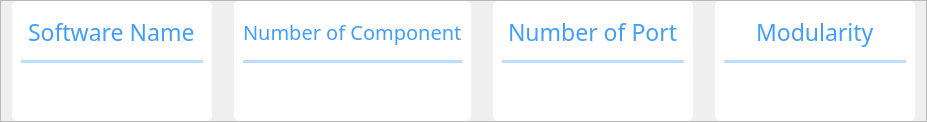
                     <widget class="QFrame" name="frame_30">
                      <property name="sizePolicy">
                       <sizepolicy hsizetype="Preferred" vsizetype="Expanding">
                        <horstretch>0</horstretch>
                        <verstretch>1</verstretch>
                       </sizepolicy>
                      </property>
                      <property name="styleSheet">
                       <string notr="true"/>
                      </property>
                      <property name="frameShape">
                       <enum>QFrame::StyledPanel</enum>
                      </property>
                      <property name="frameShadow">
                       <enum>QFrame::Raised</enum>
                      </property>
                      <layout class="QHBoxLayout" name="horizontalLayout_21">
                       <property name="spacing">
                        <number>22</number>
                       </property>
                       <property name="topMargin">
                        <number>0</number>
                       </property>
                       <property name="bottomMargin">
                        <number>0</number>
                       </property>
                       <item>
                        <widget class="QFrame" name="frame_31">
                         <property name="minimumSize">
                          <size>
                           <width>200</width>
                           <height>120</height>
                          </size>
                         </property>
                         <property name="styleSheet">
                          <string notr="true">QFrame{
	color:white;
	
	background-color: rgb(255, 255, 255);
	border-radius:5px;
}
QPushButton{
	background-color: rgb(0, 0, 0);
	border:none;
	border-radius:7px;
	color: rgb(64, 158, 255);
}</string>
                         </property>
                         <property name="frameShape">
                          <enum>QFrame::StyledPanel</enum>
                         </property>
                         <property name="frameShadow">
                          <enum>QFrame::Raised</enum>
                         </property>
                         <layout class="QVBoxLayout" name="verticalLayout_10">
                          <item alignment="Qt::AlignHCenter">
                           <widget class="QLabel" name="label_10">
                            <property name="font">
                             <font>
                              <family>微软雅黑</family>
                              <pointsize>17</pointsize>
                             </font>
                            </property>
                            <property name="styleSheet">
                             <string notr="true">background-color: rgba(0, 0, 0, 0);
text-align:center;
color: rgb(64, 158, 255);</string>
                            </property>
                            <property name="text">
                             <string>Software Name</string>
                            </property>
                           </widget>
                          </item>
                          <item>
                           <widget class="Line" name="line_2">
                            <property name="styleSheet">
                             <string notr="true">background-color: rgba(64, 158, 255, 89);</string>
                            </property>
                            <property name="orientation">
                             <enum>Qt::Horizontal</enum>
                            </property>
                           </widget>
                          </item>
                          <item alignment="Qt::AlignHCenter">
                           <widget class="QLabel" name="label_soft">
                            <property name="font">
                             <font>
                              <family>微软雅黑</family>
                              <pointsize>17</pointsize>
                             </font>
                            </property>
                            <property name="styleSheet">
                             <string notr="true">background-color: rgba(0, 0, 0, 0);
color: rgb(64, 158, 255);</string>
                            </property>
                            <property name="text">
                             <string/>
                            </property>
                           </widget>
                          </item>
                         </layout>
                        </widget>
                       </item>
                       <item>
                        <widget class="QFrame" name="frame_32">
                         <property name="minimumSize">
                          <size>
                           <width>200</width>
                           <height>120</height>
                          </size>
                         </property>
                         <property name="styleSheet">
                          <string notr="true">QFrame{
	color:white;
	
	background-color: rgb(255, 255, 255);
	border-radius:5px;
}
QPushButton{
	background-color: rgb(0, 0, 0);
	border:none;
	border-radius:7px;
	color: rgb(64, 158, 255);
}</string>
                         </property>
                         <property name="frameShape">
                          <enum>QFrame::StyledPanel</enum>
                         </property>
                         <property name="frameShadow">
                          <enum>QFrame::Raised</enum>
                         </property>
                         <layout class="QVBoxLayout" name="verticalLayout_11">
                          <item alignment="Qt::AlignHCenter">
                           <widget class="QLabel" name="label_12">
                            <property name="font">
                             <font>
                              <family>黑体</family>
                              <pointsize>15</pointsize>
                             </font>
                            </property>
                            <property name="styleSheet">
                             <string notr="true">background-color: rgba(0, 0, 0, 0);
text-align:center;
color: rgb(64, 158, 255);</string>
                            </property>
                            <property name="text">
                             <string>Number of Component</string>
                            </property>
                           </widget>
                          </item>
                          <item>
                           <widget class="Line" name="line_3">
                            <property name="styleSheet">
                             <string notr="true">background-color: rgba(64, 158, 255, 89);</string>
                            </property>
                            <property name="orientation">
                             <enum>Qt::Horizontal</enum>
                            </property>
                           </widget>
                          </item>
                          <item alignment="Qt::AlignHCenter">
                           <widget class="QLabel" name="label_swc">
                            <property name="font">
                             <font>
                              <family>微软雅黑</family>
                              <pointsize>17</pointsize>
                             </font>
                            </property>
                            <property name="styleSheet">
                             <string notr="true">background-color: rgba(0, 0, 0, 0);
color: rgb(64, 158, 255);</string>
                            </property>
                            <property name="text">
                             <string/>
                            </property>
                           </widget>
                          </item>
                         </layout>
                        </widget>
                       </item>
                       <item>
                        <widget class="QFrame" name="frame_33">
                         <property name="minimumSize">
                          <size>
                           <width>200</width>
                           <height>120</height>
                          </size>
                         </property>
                         <property name="styleSheet">
                          <string notr="true">QFrame{
	color:white;
	
	background-color: rgb(255, 255, 255);
	border-radius:5px;
}
QPushButton{
	background-color: rgb(0, 0, 0);
	border:none;
	border-radius:7px;
	color: rgb(64, 158, 255);
}</string>
                         </property>
                         <property name="frameShape">
                          <enum>QFrame::StyledPanel</enum>
                         </property>
                         <property name="frameShadow">
                          <enum>QFrame::Raised</enum>
                         </property>
                         <layout class="QVBoxLayout" name="verticalLayout_12">
                          <item alignment="Qt::AlignHCenter">
                           <widget class="QLabel" name="label_14">
                            <property name="font">
                             <font>
                              <family>微软雅黑</family>
                              <pointsize>17</pointsize>
                             </font>
                            </property>
                            <property name="styleSheet">
                             <string notr="true">background-color: rgba(0, 0, 0, 0);
text-align:center;
color: rgb(64, 158, 255);</string>
                            </property>
                            <property name="text">
                             <string>Number of Port</string>
                            </property>
                           </widget>
                          </item>
                          <item>
                           <widget class="Line" name="line_4">
                            <property name="styleSheet">
                             <string notr="true">background-color: rgba(64, 158, 255, 89);</string>
                            </property>
                            <property name="orientation">
                             <enum>Qt::Horizontal</enum>
                            </property>
                           </widget>
                          </item>
                          <item alignment="Qt::AlignHCenter">
                           <widget class="QLabel" name="label_port">
                            <property name="font">
                             <font>
                              <family>微软雅黑</family>
                              <pointsize>17</pointsize>
                             </font>
                            </property>
                            <property name="styleSheet">
                             <string notr="true">background-color: rgba(0, 0, 0, 0);
color: rgb(64, 158, 255);</string>
                            </property>
                            <property name="text">
                             <string/>
                            </property>
                           </widget>
                          </item>
                         </layout>
                        </widget>
                       </item>
                       <item>
                        <widget class="QFrame" name="frame_36">
                         <property name="minimumSize">
                          <size>
                           <width>200</width>
                           <height>120</height>
                          </size>
                         </property>
                         <property name="styleSheet">
                          <string notr="true">QFrame{
	color:white;
	background-color: rgb(255, 255, 255);
	border-radius:5px;
}
QPushButton{
	background-color: rgb(0, 0, 0);
	border:none;
	border-radius:7px;
	color: rgb(64, 158, 255);
}</string>
                         </property>
                         <property name="frameShape">
                          <enum>QFrame::StyledPanel</enum>
                         </property>
                         <property name="frameShadow">
                          <enum>QFrame::Raised</enum>
                         </property>
                         <layout class="QVBoxLayout" name="verticalLayout_13">
                          <item alignment="Qt::AlignHCenter">
                           <widget class="QLabel" name="label_16">
                            <property name="font">
                             <font>
                              <family>微软雅黑</family>
                              <pointsize>17</pointsize>
                             </font>
                            </property>
                            <property name="styleSheet">
                             <string notr="true">background-color: rgba(0, 0, 0, 0);
text-align:center;
color: rgb(64, 158, 255);</string>
                            </property>
                            <property name="text">
                             <string>Modularity</string>
                            </property>
                           </widget>
                          </item>
                          <item>
                           <widget class="Line" name="line_5">
                            <property name="styleSheet">
                             <string notr="true">background-color: rgba(64, 158, 255, 89);</string>
                            </property>
                            <property name="orientation">
                             <enum>Qt::Horizontal</enum>
                            </property>
                           </widget>
                          </item>
                          <item alignment="Qt::AlignHCenter">
                           <widget class="QLabel" name="label_match">
                            <property name="font">
                             <font>
                              <family>微软雅黑</family>
                              <pointsize>17</pointsize>
                             </font>
                            </property>
                            <property name="styleSheet">
                             <string notr="true">background-color: rgba(0, 0, 0, 0);
color: rgb(64, 158, 255);</string>
                            </property>
                            <property name="text">
                             <string/>
                            </property>
                           </widget>
                          </item>
                         </layout>
                        </widget>
                       </item>
                      </layout>
                     </widget>
